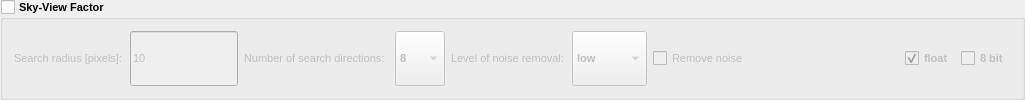
                  <widget class="QGroupBox" name="group_sky_view">
                   <property name="enabled">
                    <bool>true</bool>
                   </property>
                   <property name="sizePolicy">
                    <sizepolicy hsizetype="Preferred" vsizetype="Preferred">
                     <horstretch>0</horstretch>
                     <verstretch>0</verstretch>
                    </sizepolicy>
                   </property>
                   <property name="minimumSize">
                    <size>
                     <width>1025</width>
                     <height>65</height>
                    </size>
                   </property>
                   <property name="maximumSize">
                    <size>
                     <width>16777215</width>
                     <height>16777215</height>
                    </size>
                   </property>
                   <property name="font">
                    <font>
                     <pointsize>8</pointsize>
                     <weight>75</weight>
                     <bold>true</bold>
                    </font>
                   </property>
                   <property name="accessibleDescription">
                    <string>sky_view_factor</string>
                   </property>
                   <property name="autoFillBackground">
                    <bool>false</bool>
                   </property>
                   <property name="title">
                    <string>Sky-View Factor</string>
                   </property>
                   <property name="flat">
                    <bool>false</bool>
                   </property>
                   <property name="checkable">
                    <bool>true</bool>
                   </property>
                   <property name="checked">
                    <bool>false</bool>
                   </property>
                   <layout class="QHBoxLayout" name="horizontalLayout_18" stretch="0,0,0">
                    <item>
                     <layout class="QHBoxLayout" name="horizontalLayout_43">
                      <item>
                       <widget class="QLabel" name="label_43">
                        <property name="sizePolicy">
                         <sizepolicy hsizetype="Preferred" vsizetype="Preferred">
                          <horstretch>0</horstretch>
                          <verstretch>0</verstretch>
                         </sizepolicy>
                        </property>
                        <property name="minimumSize">
                         <size>
                          <width>110</width>
                          <height>20</height>
                         </size>
                        </property>
                        <property name="maximumSize">
                         <size>
                          <width>16777215</width>
                          <height>16777215</height>
                         </size>
                        </property>
                        <property name="font">
                         <font>
                          <pointsize>8</pointsize>
                          <weight>50</weight>
                          <bold>false</bold>
                         </font>
                        </property>
                        <property name="text">
                         <string>Search radius [pixels]:</string>
                        </property>
                       </widget>
                      </item>
                      <item>
                       <widget class="QLineEdit" name="line_svf_r_max">
                        <property name="sizePolicy">
                         <sizepolicy hsizetype="Preferred" vsizetype="Preferred">
                          <horstretch>0</horstretch>
                          <verstretch>0</verstretch>
                         </sizepolicy>
                        </property>
                        <property name="minimumSize">
                         <size>
                          <width>50</width>
                          <height>20</height>
                         </size>
                        </property>
                        <property name="maximumSize">
                         <size>
                          <width>16777215</width>
                          <height>16777215</height>
                         </size>
                        </property>
                        <property name="font">
                         <font>
                          <pointsize>8</pointsize>
                          <weight>50</weight>
                          <bold>false</bold>
                         </font>
                        </property>
                        <property name="accessibleDescription">
                         <string>search_radius</string>
                        </property>
                        <property name="inputMask">
                         <string>009</string>
                        </property>
                        <property name="text">
                         <string>10</string>
                        </property>
                        <property name="maxLength">
                         <number>3</number>
                        </property>
                        <property name="frame">
                         <bool>true</bool>
                        </property>
                        <property name="placeholderText">
                         <string>315</string>
                        </property>
                        <property name="clearButtonEnabled">
                         <bool>false</bool>
                        </property>
                       </widget>
                      </item>
                      <item>
                       <widget class="QLabel" name="label_44">
                        <property name="sizePolicy">
                         <sizepolicy hsizetype="Preferred" vsizetype="Preferred">
                          <horstretch>0</horstretch>
                          <verstretch>0</verstretch>
                         </sizepolicy>
                        </property>
                        <property name="minimumSize">
                         <size>
                          <width>145</width>
                          <height>20</height>
                         </size>
                        </property>
                        <property name="maximumSize">
                         <size>
                          <width>16777215</width>
                          <height>16777215</height>
                         </size>
                        </property>
                        <property name="font">
                         <font>
                          <pointsize>8</pointsize>
                          <weight>50</weight>
                          <bold>false</bold>
                         </font>
                        </property>
                        <property name="text">
                         <string>Number of search directions:</string>
                        </property>
                       </widget>
                      </item>
                      <item>
                       <widget class="QComboBox" name="combo_svf_n_dir">
                        <property name="sizePolicy">
                         <sizepolicy hsizetype="Preferred" vsizetype="Preferred">
                          <horstretch>0</horstretch>
                          <verstretch>0</verstretch>
                         </sizepolicy>
                        </property>
                        <property name="minimumSize">
                         <size>
                          <width>50</width>
                          <height>20</height>
                         </size>
                        </property>
                        <property name="maximumSize">
                         <size>
                          <width>16777215</width>
                          <height>16777215</height>
                         </size>
                        </property>
                        <property name="font">
                         <font>
                          <pointsize>8</pointsize>
                         </font>
                        </property>
                        <property name="accessibleDescription">
                         <string>svf_directions</string>
                        </property>
                        <property name="currentText">
                         <string>8</string>
                        </property>
                        <item>
                         <property name="text">
                          <string>8</string>
                         </property>
                        </item>
                        <item>
                         <property name="text">
                          <string>16</string>
                         </property>
                        </item>
                        <item>
                         <property name="text">
                          <string>32</string>
                         </property>
                        </item>
                       </widget>
                      </item>
                      <item>
                       <widget class="QLabel" name="label_45">
                        <property name="sizePolicy">
                         <sizepolicy hsizetype="Preferred" vsizetype="Preferred">
                          <horstretch>0</horstretch>
                          <verstretch>0</verstretch>
                         </sizepolicy>
                        </property>
                        <property name="minimumSize">
                         <size>
                          <width>115</width>
                          <height>20</height>
                         </size>
                        </property>
                        <property name="maximumSize">
                         <size>
                          <width>16777215</width>
                          <height>16777215</height>
                         </size>
                        </property>
                        <property name="font">
                         <font>
                          <pointsize>8</pointsize>
                          <weight>50</weight>
                          <bold>false</bold>
                         </font>
                        </property>
                        <property name="text">
                         <string>Level of noise removal:</string>
                        </property>
                       </widget>
                      </item>
                      <item>
                       <widget class="QComboBox" name="combo_svf_noise">
                        <property name="sizePolicy">
                         <sizepolicy hsizetype="Preferred" vsizetype="Preferred">
                          <horstretch>0</horstretch>
                          <verstretch>0</verstretch>
                         </sizepolicy>
                        </property>
                        <property name="minimumSize">
                         <size>
                          <width>75</width>
                          <height>20</height>
                         </size>
                        </property>
                        <property name="maximumSize">
                         <size>
                          <width>16777215</width>
                          <height>16777215</height>
                         </size>
                        </property>
                        <property name="font">
                         <font>
                          <pointsize>8</pointsize>
                         </font>
                        </property>
                        <property name="accessibleDescription">
                         <string>noise_removal</string>
                        </property>
                        <item>
                         <property name="text">
                          <string>low</string>
                         </property>
                        </item>
                        <item>
                         <property name="text">
                          <string>medium</string>
                         </property>
                        </item>
                        <item>
                         <property name="text">
                          <string>high</string>
                         </property>
                        </item>
                       </widget>
                      </item>
                      <item>
                       <widget class="QCheckBox" name="check_svf_noise">
                        <property name="sizePolicy">
                         <sizepolicy hsizetype="Preferred" vsizetype="Preferred">
                          <horstretch>0</horstretch>
                          <verstretch>0</verstretch>
                         </sizepolicy>
                        </property>
                        <property name="minimumSize">
                         <size>
                          <width>100</width>
                          <height>20</height>
                         </size>
                        </property>
                        <property name="maximumSize">
                         <size>
                          <width>16777215</width>
                          <height>16777215</height>
                         </size>
                        </property>
                        <property name="font">
                         <font>
                          <pointsize>8</pointsize>
                          <weight>50</weight>
                          <bold>false</bold>
                         </font>
                        </property>
                        <property name="accessibleDescription">
                         <string>remove_noise</string>
                        </property>
                        <property name="text">
                         <string>Remove noise</string>
                        </property>
                       </widget>
                      </item>
                     </layout>
                    </item>
                    <item>
                     <spacer name="horizontalSpacer_11">
                      <property name="orientation">
                       <enum>Qt::Horizontal</enum>
                      </property>
                      <property name="sizeType">
                       <enum>QSizePolicy::Expanding</enum>
                      </property>
                      <property name="sizeHint" stdset="0">
                       <size>
                        <width>0</width>
                        <height>20</height>
                       </size>
                      </property>
                     </spacer>
                    </item>
                    <item>
                     <layout class="QHBoxLayout" name="horizontalLayout_9">
                      <item>
                       <widget class="QCheckBox" name="check_svf_float">
                        <property name="sizePolicy">
                         <sizepolicy hsizetype="Preferred" vsizetype="Preferred">
                          <horstretch>0</horstretch>
                          <verstretch>0</verstretch>
                         </sizepolicy>
                        </property>
                        <property name="minimumSize">
                         <size>
                          <width>50</width>
                          <height>20</height>
                         </size>
                        </property>
                        <property name="maximumSize">
                         <size>
                          <width>16777215</width>
                          <height>16777215</height>
                         </size>
                        </property>
                        <property name="font">
                         <font>
                          <pointsize>8</pointsize>
                         </font>
                        </property>
                        <property name="text">
                         <string>float</string>
                        </property>
                        <property name="checked">
                         <bool>true</bool>
                        </property>
                       </widget>
                      </item>
                      <item>
                       <widget class="QCheckBox" name="check_svf_8bit">
                        <property name="sizePolicy">
                         <sizepolicy hsizetype="Preferred" vsizetype="Preferred">
                          <horstretch>0</horstretch>
                          <verstretch>0</verstretch>
                         </sizepolicy>
                        </property>
                        <property name="minimumSize">
                         <size>
                          <width>50</width>
                          <height>20</height>
                         </size>
                        </property>
                        <property name="maximumSize">
                         <size>
                          <width>16777215</width>
                          <height>16777215</height>
                         </size>
                        </property>
                        <property name="font">
                         <font>
                          <pointsize>8</pointsize>
                         </font>
                        </property>
                        <property name="text">
                         <string>8 bit</string>
                        </property>
                       </widget>
                      </item>
                     </layout>
                    </item>
                   </layout>
                  </widget>
